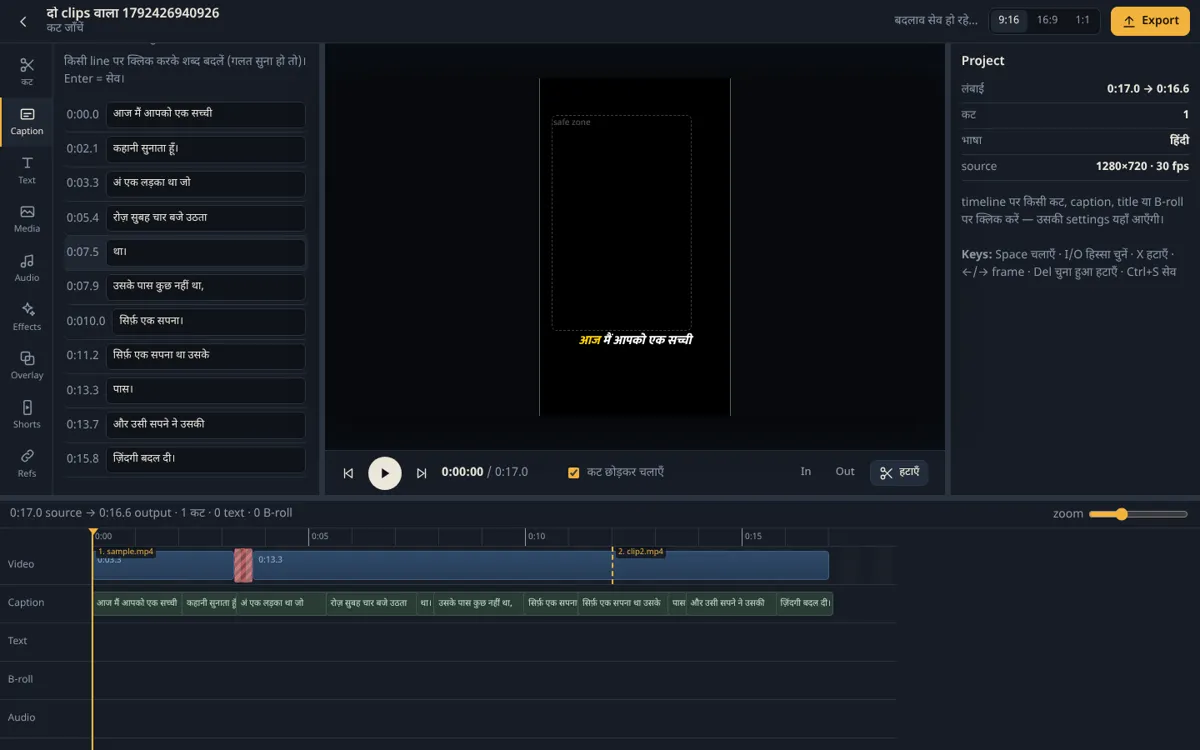
#> input picture site/assets/img/captions_tab.webp, 1200 x 750 px; its folder holds only this picture in this run
$ python -i trendtpl.py   (imports and definitions only)
#> lines starting #> are read from the running program, lines starting #| are printed output that depends on the picture; after the words box and inside, x2 and y2 are one past the last pixel; in counts of white or black regions, pixels touching at a corner belong together
### server/vividora/config.py
"""Runtime settings, all read from environment variables (see .env.example)."""

from __future__ import annotations

import os
from dataclasses import dataclass, field
from pathlib import Path


def _bool(name: str, default: bool = False) -> bool:
    val = os.getenv(name)
    if val is None:
        return default
    return val.strip().lower() in {"1", "true", "yes", "on"}


@dataclass(frozen=True)
class Settings:
    data_root: Path = field(
        default_factory=lambda: Path(os.getenv("DATA_ROOT", "./data")).resolve()
    )
    database_path: str = field(
        default_factory=lambda: os.getenv(
            "DATABASE_PATH", str(Path(os.getenv("DATA_ROOT", "./data")) / "vividora.db")
        )
    )
    media_root: Path = field(
        default_factory=lambda: Path(os.getenv("MEDIA_ROOT", "./media")).resolve()
    )
    # big originals (uploads, library videos/music) can live on another disk, e.g. the Windows D: drive
    # shared into the VM; proxies, renders and the database stay on MEDIA_ROOT (fast VM disk)
    raw_root: Path | None = field(
        default_factory=lambda: Path(os.environ["RAW_ROOT"]).resolve()
        if os.getenv("RAW_ROOT")
        else None
    )
    archive_root: Path | None = field(
        default_factory=lambda: Path(os.environ["ARCHIVE_ROOT"]).resolve()
        if os.getenv("ARCHIVE_ROOT")
        else None
    )
    secret_key: str = field(default_factory=lambda: os.getenv("SECRET_KEY", "dev-only-change-me"))
    worker_token: str = field(default_factory=lambda: os.getenv("WORKER_TOKEN", "dev-worker-token"))
    admin_email: str = field(default_factory=lambda: os.getenv("ADMIN_EMAIL", "admin@vividora.local"))
    admin_password: str = field(default_factory=lambda: os.getenv("ADMIN_PASSWORD", "change-me-now"))
    admin_name: str = field(default_factory=lambda: os.getenv("ADMIN_NAME", "Admin"))
    access_token_hours: int = field(default_factory=lambda: int(os.getenv("ACCESS_TOKEN_HOURS", "72")))
    web_dist: Path = field(
        default_factory=lambda: Path(os.getenv("WEB_DIST", "./web-dist")).resolve()
    )
    presets_dir: Path = field(
        default_factory=lambda: Path(
            os.getenv("PRESETS_DIR", str(Path(__file__).resolve().parent.parent / "presets"))
        )
    )
    # A job that has not sent a heartbeat for this long is handed to another worker.
    job_stale_minutes: int = field(default_factory=lambda: int(os.getenv("JOB_STALE_MINUTES", "15")))
    max_job_attempts: int = field(default_factory=lambda: int(os.getenv("MAX_JOB_ATTEMPTS", "3")))
    # Raw files are moved to ARCHIVE_ROOT this many days after a project is approved.
    archive_after_days: int = field(default_factory=lambda: int(os.getenv("ARCHIVE_AFTER_DAYS", "30")))
    cors_origins: list[str] = field(
        default_factory=lambda: [o for o in os.getenv("CORS_ORIGINS", "").split(",") if o]
    )
    debug: bool = field(default_factory=lambda: _bool("DEBUG"))
    # Publishing. PUBLIC_URL is how Google/Meta reach us (your Cloudflare Tunnel hostname).
    public_url: str = field(default_factory=lambda: os.getenv("PUBLIC_URL", "").rstrip("/"))
    yt_client_id: str = field(default_factory=lambda: os.getenv("YT_CLIENT_ID", ""))
    yt_client_secret: str = field(default_factory=lambda: os.getenv("YT_CLIENT_SECRET", ""))
    meta_app_id: str = field(default_factory=lambda: os.getenv("META_APP_ID", ""))
    meta_app_secret: str = field(default_factory=lambda: os.getenv("META_APP_SECRET", ""))
    tiktok_client_key: str = field(default_factory=lambda: os.getenv("TIKTOK_CLIENT_KEY", ""))
    tiktok_client_secret: str = field(default_factory=lambda: os.getenv("TIKTOK_CLIENT_SECRET", ""))
    yt_api_key: str = field(default_factory=lambda: os.getenv("YT_API_KEY", ""))
    trend_region: str = field(default_factory=lambda: os.getenv("TREND_REGION", "IN"))
    watch_channels: list[str] = field(default_factory=lambda: [c.strip() for c in os.getenv("WATCH_CHANNELS", "").split(",") if c.strip()])
    # WhatsApp / webhook notifications (Vivid Relay or any HTTP gateway)
    notify_url: str = field(default_factory=lambda: os.getenv("NOTIFY_URL", ""))
    notify_token: str = field(default_factory=lambda: os.getenv("NOTIFY_TOKEN", ""))
    notify_to: str = field(default_factory=lambda: os.getenv("NOTIFY_TO", ""))
    notify_template: str = field(default_factory=lambda: os.getenv("NOTIFY_TEMPLATE", '{"to": "{to}", "message": "{text}"}'))
    notify_inbound_secret: str = field(default_factory=lambda: os.getenv("NOTIFY_INBOUND_SECRET", ""))
    publish_dry_run: bool = field(default_factory=lambda: _bool("PUBLISH_DRY_RUN"))
    # SaaS: signup, plans, quotas, Razorpay. Off by default — the self-hosted single workspace is unchanged.
    saas_mode: bool = field(default_factory=lambda: _bool("SAAS_MODE"))
    razorpay_key_id: str = field(default_factory=lambda: os.getenv("RAZORPAY_KEY_ID", ""))
    razorpay_key_secret: str = field(default_factory=lambda: os.getenv("RAZORPAY_KEY_SECRET", ""))
    razorpay_webhook_secret: str = field(default_factory=lambda: os.getenv("RAZORPAY_WEBHOOK_SECRET", ""))
    # Razorpay plan ids per Vividora plan + cycle, e.g. RAZORPAY_PLAN_creator_monthly=plan_xxx
    signup_open: bool = field(default_factory=lambda: _bool("SIGNUP_OPEN", True))
    invite_only: bool = field(default_factory=lambda: _bool("INVITE_ONLY"))
    require_email_verify: bool = field(default_factory=lambda: _bool("REQUIRE_EMAIL_VERIFY"))
    # SMTP — optional; when set, password-reset and verify emails are sent automatically.
    # Without SMTP the reset link is returned in the API response (self-hosted debug mode).
    smtp_host: str = field(default_factory=lambda: os.getenv("SMTP_HOST", ""))
    smtp_port: int = field(default_factory=lambda: int(os.getenv("SMTP_PORT", "587")))
    smtp_user: str = field(default_factory=lambda: os.getenv("SMTP_USER", ""))
    smtp_password: str = field(default_factory=lambda: os.getenv("SMTP_PASSWORD", ""))
    smtp_from: str = field(default_factory=lambda: os.getenv("SMTP_FROM", ""))
    smtp_tls: bool = field(default_factory=lambda: _bool("SMTP_TLS", True))
    backup_keep_days: int = field(default_factory=lambda: int(os.getenv("BACKUP_KEEP_DAYS", "7")))
    # Queue concurrency caps (tuned for HP Z440 / 12 cores / 64 GB)
    max_concurrent_heavy: int = field(default_factory=lambda: int(os.getenv("MAX_CONCURRENT_HEAVY", "3")))
    max_concurrent_total: int = field(default_factory=lambda: int(os.getenv("MAX_CONCURRENT_TOTAL", "6")))
    # Freesound.org API key (https://freesound.org/apiv2 — free tier)
    freesound_api_key: str = field(default_factory=lambda: os.getenv("FREESOUND_API_KEY", ""))
    # Tenor GIF/sticker API key (https://developers.google.com/tenor — free, or GOOGLE_API_KEY)
    tenor_api_key: str = field(default_factory=lambda: os.getenv("TENOR_API_KEY", os.getenv("GOOGLE_API_KEY", "")))
    # the operator's (your) workspace id: sees every workspace in Admin; default = the first workspace created
    operator_workspace: str = field(default_factory=lambda: os.getenv("OPERATOR_WORKSPACE", ""))
    # ---- local AI services (self-hosted on this machine) ----
    triposr_url: str = field(default_factory=lambda: os.getenv("TRIPOSR_URL", "http://127.0.0.1:8090"))
    voicestudio_url: str = field(default_factory=lambda: os.getenv("VOICESTUDIO_URL", "http://127.0.0.1:3900"))


settings = Settings()
#> further down, picture is the input picture: PIL image 1200x750 RGB; mean R, G, B 22.6, 27.2, 34.4

### server/vividora/engine/trendtpl.py
"""Trending-template research: what do the thumbnails that win in the channel's niche look like?

Uses only the YouTube Data API (same key as the radar) — titles, channels and thumbnail URLs are public API
data. Each thumbnail is measured (text area, faces, dominant colours, contrast, layout) and stored as a trend
entry with a status workflow (draft → reviewed → approved → published), its source URL and date. Duplicates
are folded by a colour + layout hash. "Make an original template from this style" builds a Vividora template
from the MEASURED characteristics (colours, text side, face side, badge, contrast) — never from the image.
"""

from __future__ import annotations

import hashlib
import io
import json
import logging
import urllib.request
from datetime import datetime, timezone

import numpy as np
from PIL import Image, ImageStat

from .. import db
from ..config import settings as cfg
from . import radar, thumbnail as T

log = logging.getLogger("vividora.trendtpl")
STATUSES = ("draft", "reviewed", "approved", "published", "rejected")
LICENCE = ("Reference only — thumbnail belongs to its creator (YouTube ToS). Vividora stores measurements and the "
           "public URL, never the image; the generated template is an original design.")


# [4 lines left out: function _fetch, not called in this run]


def analyse(img: Image.Image) -> dict:
    """Layout statistics of one thumbnail (no copying — numbers only)."""
    im = img.convert("RGB")
    im.thumbnail((640, 640))
    W, H = im.size
#> W = 640; H = 400
    arr = np.asarray(im).astype(np.float32)
    gray = arr.mean(axis=2)
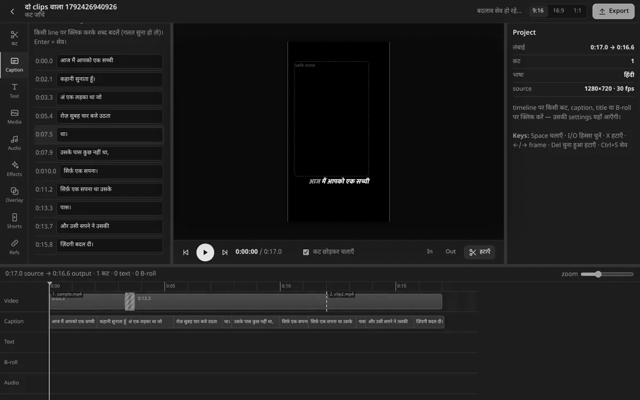
#> gray: shape (400, 640) float32; min 0, max 239.3, mean 28.1
    # text-ish area: high local contrast blocks (edges), measured per 8-px cell
    gy, gx = np.gradient(gray)
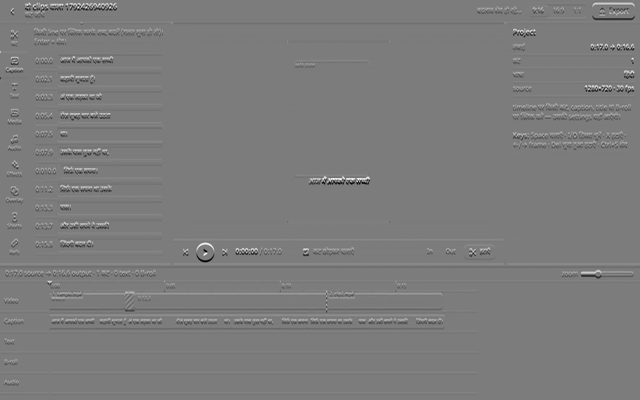
#> gy: shape (400, 640) float32; min -110.2, max 115.5, mean 0; drawn with min black and max white
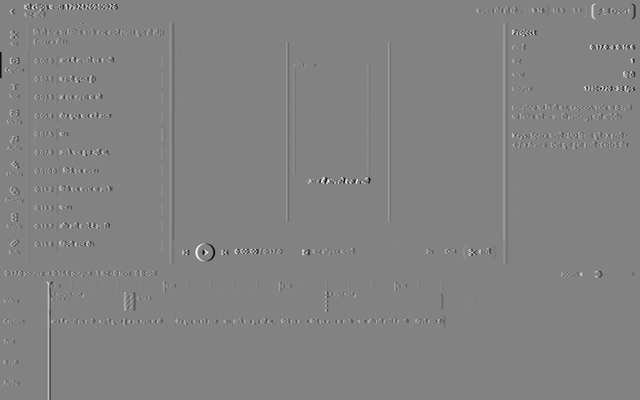
#> gx: shape (400, 640) float32; min -117, max 111, mean 0; drawn with min black and max white
    edge = np.hypot(gx, gy)
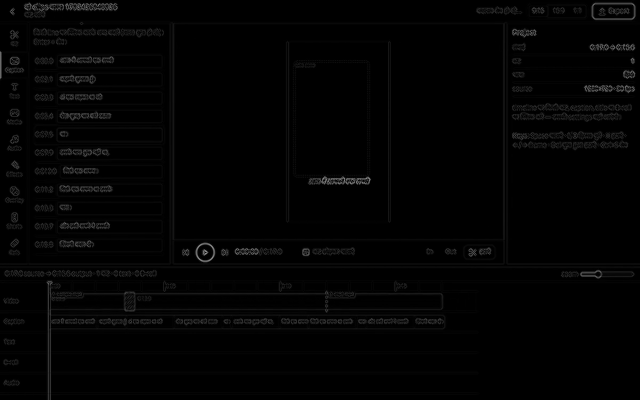
#> edge: shape (400, 640) float32; min 0, max 141.7, mean 3.4
    cell = 8
    cells = edge[: H // cell * cell, : W // cell * cell].reshape(H // cell, cell, W // cell, cell).mean(axis=(1, 3))
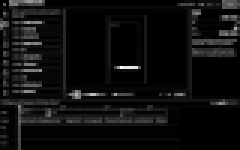
#> cells: shape (50, 80) float32 (shown 3 times larger); min 0, max 56.78, mean 3.4; drawn with min black and max white
    busy = cells > max(18.0, float(np.percentile(cells, 75)))
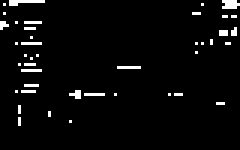
#> busy: shape (50, 80) bool (shown 3 times larger); 3.8% white in thin lines or dots, all inside (x1, y1, x2, y2) = (0, 0, 80, 42)
    text_area = float(busy.mean())
#> text_area = 0.0375
    rows = busy.mean(axis=1)
#> rows = 50 values, max 0.212 at index 0, min 0 at index 3, mean 0.0375
    cols = busy.mean(axis=0)
#> cols = 80 values, max 0.2 at index 10, min 0 at index 15, mean 0.0375
    text_side = "left" if cols[: len(cols) // 2].mean() > cols[len(cols) // 2:].mean() * 1.15 else \
        "right" if cols[len(cols) // 2:].mean() > cols[: len(cols) // 2].mean() * 1.15 else "center"
#> text_side = 'left'
    text_band = "top" if rows[: len(rows) // 3].mean() > rows[len(rows) // 3 * 2:].mean() * 1.15 else \
        "bottom" if rows[len(rows) // 3 * 2:].mean() > rows[: len(rows) // 3].mean() * 1.15 else "middle"
#> text_band = 'top'
    face = None
    try:
#> (the run stopped early here; a loop or call above may not have finished)

$ run again, on site/assets/img/ed_overlay.webp
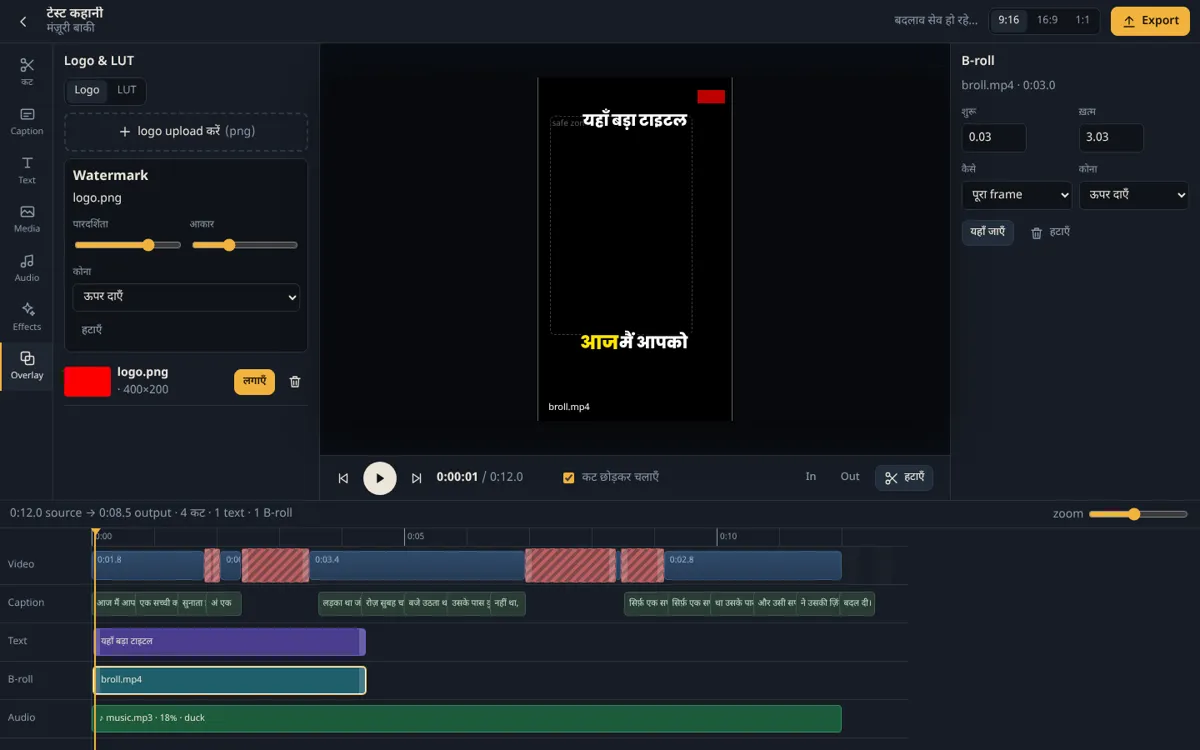
#> input picture site/assets/img/ed_overlay.webp, 1200 x 750 px
#> picture is the input picture: PIL image 1200x750 RGB; mean R, G, B 24.5, 29.2, 35.5
#> in analyse, `gy, gx = np.gradient(gray)`:
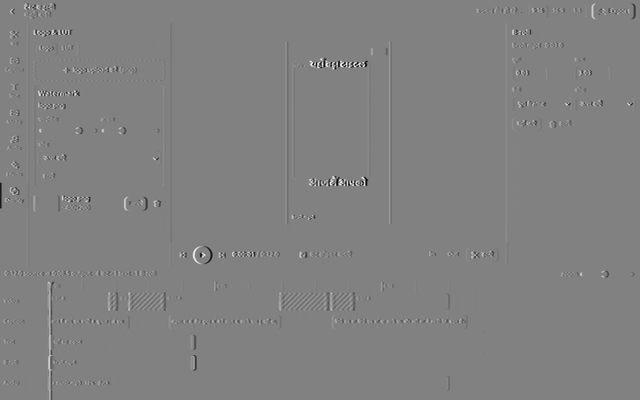
#> gx: shape (400, 640) float32; min -127.5, max 124, mean 0; drawn with min black and max white
#> in analyse, `busy = cells > max(18.0, float(np.percentile(cells, 75)))`:
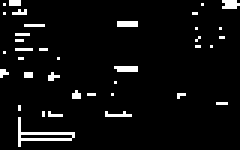
#> busy: shape (50, 80) bool (shown 3 times larger); 5.2% white in thin lines or dots
#> text_area = 0.0517
#> rows = 50 values, max 0.237 at index 44, min 0 at index 5, mean 0.0518
#> cols = 80 values, max 0.4 at index 6, min 0 at index 27, mean 0.0517
#> text_side = 'left'
#> text_band = 'middle'
